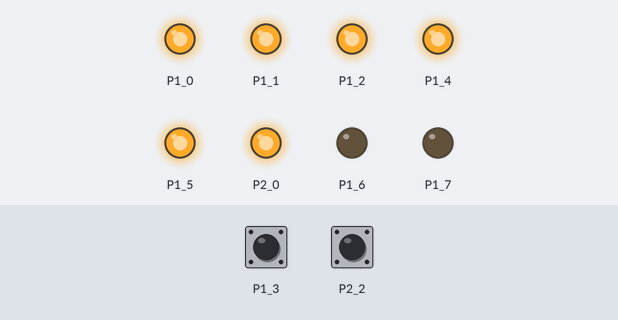
Bench run of a sketch on a simulated TI MSP430 LaunchPad. Shown: output pins drawn as LEDs (lit = HIGH). Inputs (shaded band) come from the test bench; at power-on: P1_3 HIGH, P2_2 HIGH.

Above: at 1.2 s.
1.3 s: P1_3 pulled LOW for 0.15 s
At 2.2 s:
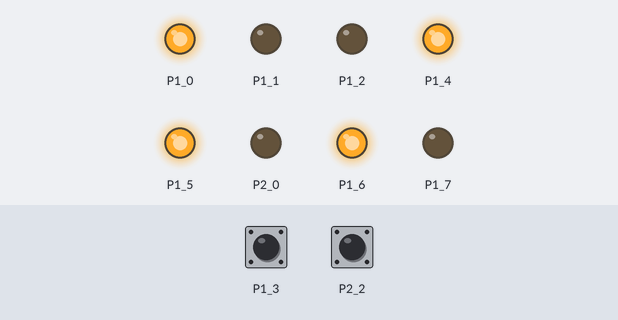
2.9 s: P1_3 pulled LOW for 1 s
At 4.1 s:
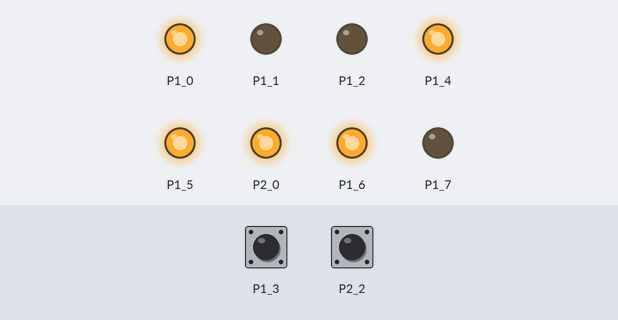
5.4 s: P1_3 pulled LOW for 0.15 s
At 6.6 s:
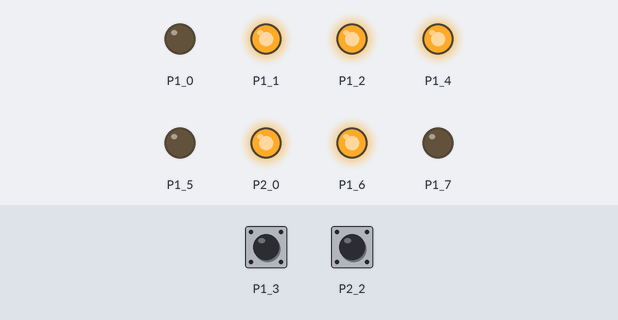
7.0 s: P1_3 pulled LOW for 3.2 s
At 8.2 s:
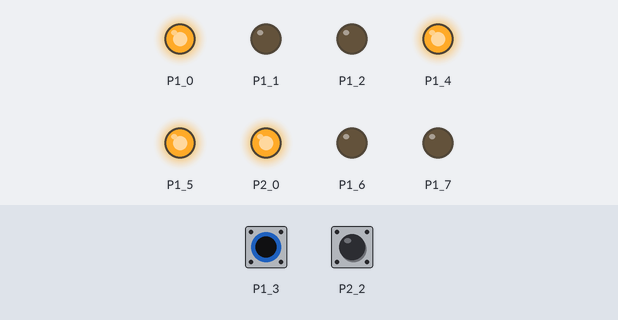
11.7 s: P1_3 pulled LOW for 0.15 s
At 12.9 s:
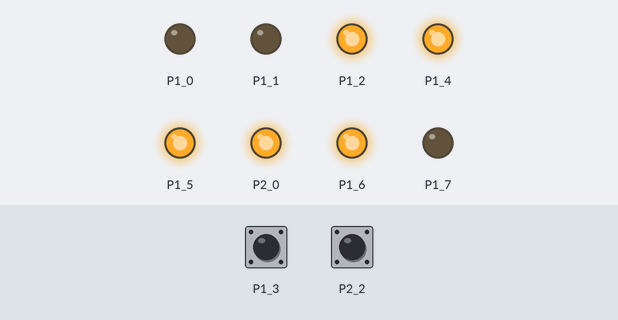
13.3 s: P1_3 pulled LOW for 1 s
At 14.4 s:
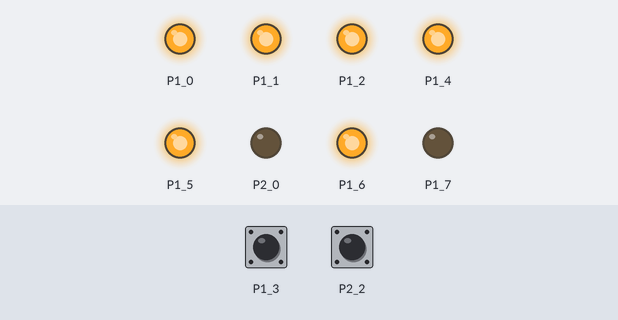
Timing chart, 0 to 16.3 s (numbered marks = the images above; inputs shaded):
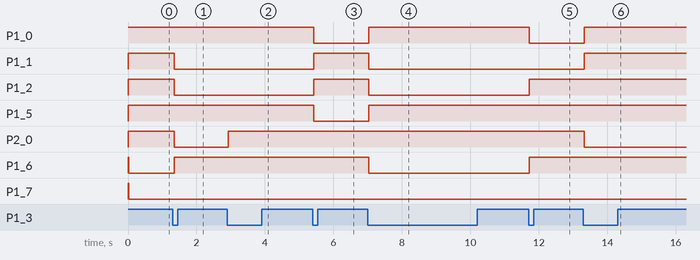

Measured:
- after the input at 1.3 s, P1_1, P1_2, P2_0: HIGH → LOW after 0.05 s; P1_6: LOW → HIGH after 0.05 s
- after the input at 2.9 s, P2_0: LOW → HIGH at once
- after the input at 5.4 s, P1_0, P1_5: HIGH → LOW at once; P1_1, P1_2: LOW → HIGH at once
- after the input at 7.0 s, P1_0, P1_5: LOW → HIGH at once; P1_1, P1_2, P1_6: HIGH → LOW at once
- after the input at 11.7 s, P1_0: HIGH → LOW at once; P1_2, P1_6: LOW → HIGH at once
- after the input at 13.3 s, P1_0, P1_1: LOW → HIGH at once; P2_0: HIGH → LOW at once

The sketch:

number.ino
```cpp
int a = P1_0;
int b = P1_1;
int c = P1_2;
int d = P2_0;
int e = P1_4;
int f = P1_5;
int g = P1_6;
int dp = P1_7;
char x=0;
int y=0;
int z=0;
const unsigned char LED8Pin[]={a,b,c,d,e,f,g,dp};
const unsigned char LED8Code[]= { 0xC0, 0xF9, 0xA4, 0xB0,0x99, 0x92,0x82, 0xF8, 0x80, 0x90, 0x88, 0x83,0xC6,0xA1,0x86,0x8E };
void setup() {
  pinMode(P2_2,INPUT_PULLUP);
  pinMode(P1_3,INPUT_PULLUP);
char i;
for(i=0;i<8;i++)
{
pinMode(LED8Pin[i], OUTPUT);
digitalWrite(LED8Pin[i],HIGH);
}
}
void LED8Display(char data)
{
char m;
char n;
char dis;
if((0<=data)&&(data<16))
{
dis = LED8Code[data];
for(m=0;m<8;m++)
{
n = bitRead(dis,m);
digitalWrite(LED8Pin[m], !n);
}
}
}

void loop() {
  // put your main code here, to run repeatedly:
if(x==16){
  x=0;
}
if(x==-1){
  x=15;
}
if(digitalRead(P1_3)==LOW)
{
delay(10);
if(digitalRead(P1_3)==LOW&&z==0)
{
  x--;
  z++;
}
}
else
{
  delay(10);
  if(digitalRead(P1_3)==HIGH)
  {
   z=0;
  }
}
if(digitalRead(P2_2)==LOW)
{
delay(10);
if(digitalRead(P2_2)==LOW&&y==0)
{
  x++;
  y++;
}
}
else
{
  delay(10);
  if(digitalRead(P2_2)==HIGH)
  {
    y=0;
  }
}
LED8Display(x);
}
```
